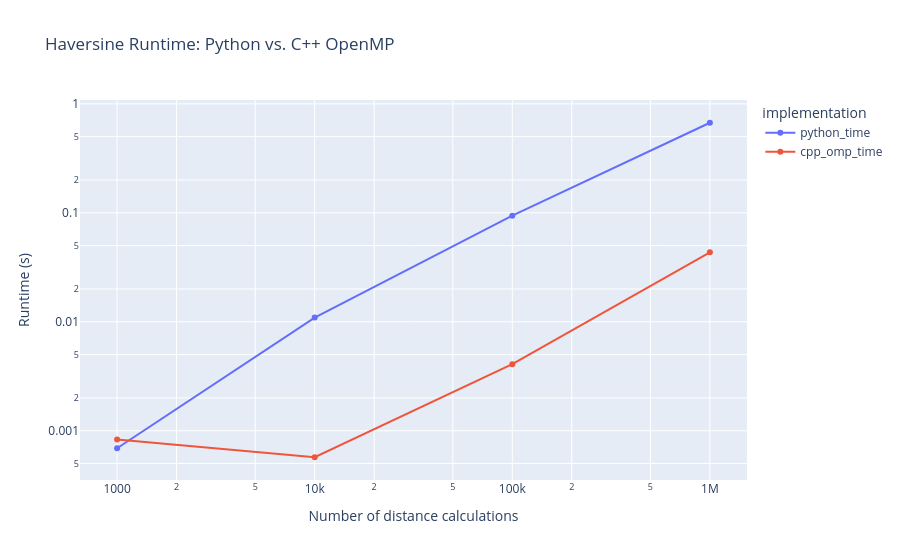

The notebook cell saved with this chart:
### Code cell
runtime_fig.update_layout(
    xaxis_title= "Number of distance calculations",
    yaxis_title="Runtime (s)"
)

### Figure 1 — Plotly figure (JSON) as saved in the notebook; plotly's stock layout.template omitted (floating-point values rounded to 4 significant figures)
{"data": [{"hovertemplate": "implementation=python_time<br>n=%{x}<br>seconds=%{y}<extra></extra>", "legendgroup": "python_time", "line": {"color": "#636efa", "dash": "solid"}, "marker": {"symbol": "circle"}, "mode": "lines+markers", "name": "python_time", "orientation": "v", "showlegend": true, "type": "scatter", "x": [1000, 10000, 100000, 1000000], "xaxis": "x", "y": [0.0006916, 0.01094, 0.09406, 0.6707], "yaxis": "y"}, {"hovertemplate": "implementation=cpp_omp_time<br>n=%{x}<br>seconds=%{y}<extra></extra>", "legendgroup": "cpp_omp_time", "line": {"color": "#EF553B", "dash": "solid"}, "marker": {"symbol": "circle"}, "mode": "lines+markers", "name": "cpp_omp_time", "orientation": "v", "showlegend": true, "type": "scatter", "x": [1000, 10000, 100000, 1000000], "xaxis": "x", "y": [0.0008314, 0.0005714, 0.004087, 0.04337], "yaxis": "y"}], "layout": {"legend": {"title": {"text": "implementation"}, "tracegroupgap": 0}, "title": {"text": "Haversine Runtime: Python vs. C++ OpenMP"}, "xaxis": {"anchor": "y", "domain": [0, 1], "title": {"text": "Number of distance calculations"}, "type": "log"}, "yaxis": {"anchor": "x", "domain": [0, 1], "title": {"text": "Runtime (s)"}, "type": "log"}}}
